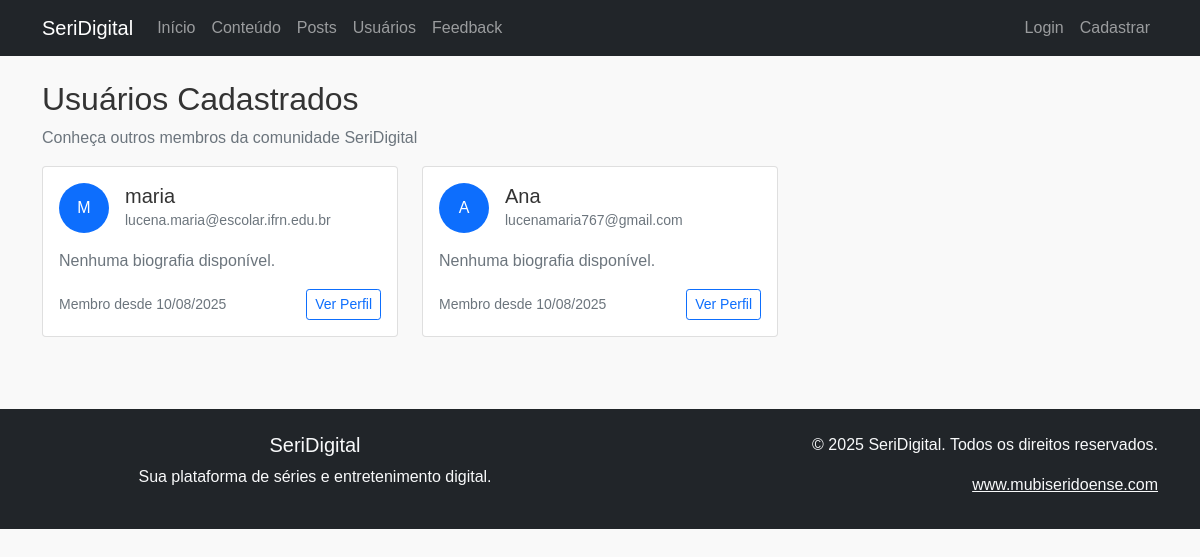
Page /users/list on the earlier database version.
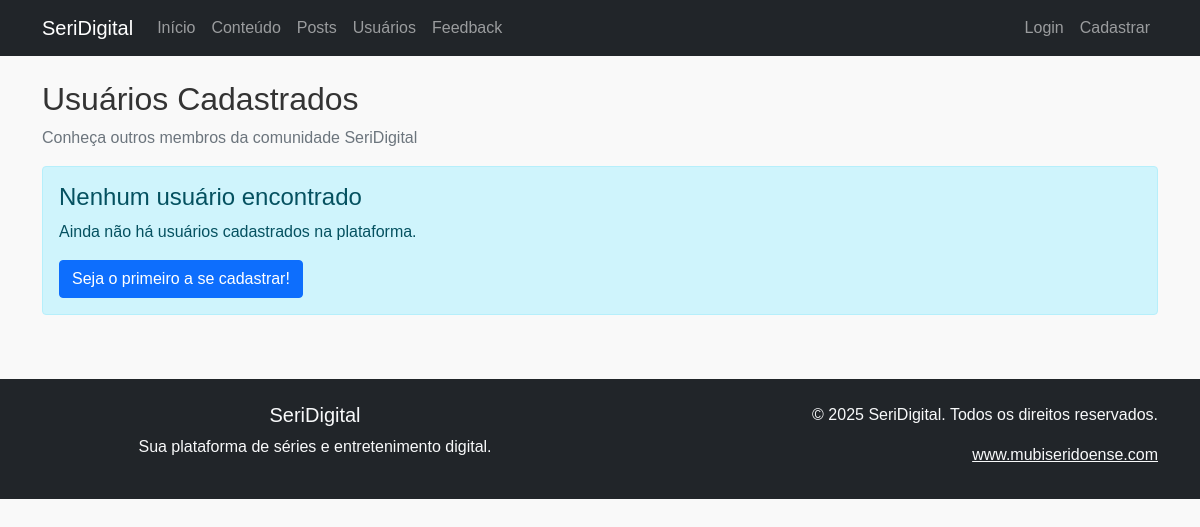
Same page on the later database version.
### app/models.py (models this page shows, shortened)
class Usuario(UserMixin, db.Model):
    __tablename__ = 'tb_users'
    __table_args__ = (
        db.UniqueConstraint('usr_email', name='uq_usuario_email'),
        {'sqlite_autoincrement': True}
    )
    id = db.Column('usr_id', db.Integer, primary_key=True)
    nome = db.Column('usr_name', db.String(255), nullable=False)
    email = db.Column('usr_email', db.String(255), nullable=False, unique=True, index=True)
    _senha_hash = db.Column('usr_password', db.String(255), nullable=False)
    profile_picture = db.Column('usr_profile_picture', db.String(255))
    biografia = db.Column('usr_bio', db.Text)
    is_admin = db.Column(db.Boolean, default=False, nullable=False)
    criado_em = db.Column('usr_created_at', db.DateTime, default=datetime.utcnow, nullable=False)
    seguidores = db.relationship('Follower', foreign_keys='Follower.follower_id', backref='seguidor', lazy='dynamic')
    seguidos = db.relationship('Follower', foreign_keys='Follower.followed_id', backref='seguido', lazy='dynamic')
    mensagens_enviadas = db.relationship('PrivateMessage', foreign_keys='PrivateMessage.sender_id', backref='sender', lazy='dynamic')
    mensagens_recebidas = db.relationship('PrivateMessage', foreign_keys='PrivateMessage.receiver_id', backref='receiver', lazy='dynamic')
    comentarios = db.relationship('Comment', backref='user', lazy='dynamic')
    likes = db.relationship('Like', backref='user', lazy='dynamic')
    historico_assistido = db.relationship('WatchHistory', backref='user', lazy='dynamic')
    avaliacoes = db.relationship('Rating', backref='user', lazy='dynamic')
    @property
    def senha(self):
        raise AttributeError("Senha não pode ser lida diretamente.")

### app/blueprints/users.py (the view)
@users_bp.route('/list')
def list_users():
    usuarios = Usuario.query.all()
    return render_template('users/list.html', usuarios=usuarios, usuario=current_user)

### app/templates/users/list.html (shortened to what this page needs)
{% extends "base.html" %}
{% block content %}
<div class="container mt-4">
    <div class="row">
        <div class="col-md-12">
            <h2>Usuários Cadastrados</h2>
            <p class="text-muted">Conheça outros membros da comunidade SeriDigital</p>
            {% if usuarios %}
                <div class="row">
                    {% for u in usuarios %}
                        <div class="col-md-6 col-lg-4 mb-4">
                            <div class="card h-100">
                                <div class="card-body">
                                    <div class="d-flex align-items-center mb-3">
                                        {% if u.profile_picture %}
                                            <img src="{{ u.profile_picture }}" alt="Foto de {{ u.nome }}" class="rounded-circle me-3" width="50" height="50">
                                        {% else %}
                                            <div class="bg-primary text-white rounded-circle d-flex align-items-center justify-content-center me-3" style="width: 50px; height: 50px;">
                                                {{ u.nome[0].upper() }}
                                            </div>
                                        {% endif %}
                                        <div>
                                            <h5 class="card-title mb-0">{{ u.nome }}</h5>
                                            <small class="text-muted">{{ u.email }}</small>
                                        </div>
                                    </div>
                                    {% if u.biografia %}
                                        <p class="card-text">{{ u.biografia[:100] }}{% if u.biografia|length > 100 %}...{% endif %}</p>
                                    {% else %}
                                        <p class="card-text text-muted">Nenhuma biografia disponível.</p>
                                    {% endif %}
                                    <div class="d-flex justify-content-between align-items-center">
                                        <small class="text-muted">Membro desde {{ u.criado_em.strftime('%d/%m/%Y') }}</small>
                                        <a href="{{ url_for('users.profile', user_id=u.id) }}" class="btn btn-outline-primary btn-sm">Ver Perfil</a>
                                    </div>
                                </div>
                            </div>
                        </div>
                    {% endfor %}
                </div>
            {% else %}
                <div class="alert alert-info">
                    <h4>Nenhum usuário encontrado</h4>
                    <p>Ainda não há usuários cadastrados na plataforma.</p>
                    {% if not current_user.is_authenticated %}
                        <a href="{{ url_for('auth.register') }}" class="btn btn-primary">Seja o primeiro a se cadastrar!</a>
                    {% endif %}
                </div>
            {% endif %}
        </div>
    </div>
</div>
{% endblock %}

### app/templates/base.html (shortened to what this page needs)
<!DOCTYPE html>
<html lang="pt-br">
<head>
    <link href="https://cdn.jsdelivr.net/npm/bootstrap@5.1.3/dist/css/bootstrap.min.css" rel="stylesheet">
    <link rel="stylesheet" href="{{ url_for('static', filename='style.css') }}">
</head>
<body>
    <nav class="navbar navbar-expand-lg navbar-dark bg-dark">
        <div class="container">
            <a class="navbar-brand" href="{{ url_for('main.index') }}">SeriDigital</a>
            <div class="collapse navbar-collapse" id="navbarNav">
                <ul class="navbar-nav me-auto">
                    <li class="nav-item">
                        <a class="nav-link" href="{{ url_for('main.index') }}">Início</a>
                    </li>
                    <li class="nav-item">
                        <a class="nav-link" href="{{ url_for('content.list_content') }}">Conteúdo</a>
                    </li>
                    <li class="nav-item">
                        <a class="nav-link" href="{{ url_for('posts.list_posts') }}">Posts</a>
                    </li>
                    <li class="nav-item">
                        <a class="nav-link" href="{{ url_for('users.list_users') }}">Usuários</a>
                    </li>
                    <li class="nav-item">
                        <a class="nav-link" href="{{ url_for('feedback.enviar_feedback') }}">Feedback</a>
                    </li>
                </ul>
                <ul class="navbar-nav">
                    {% if current_user.is_authenticated %}
                        <li class="nav-item dropdown">
                            <a class="nav-link dropdown-toggle" href="#" id="navbarDropdown" role="button" data-bs-toggle="dropdown">
                                {{ current_user.nome }}
                            </a>
                            <ul class="dropdown-menu">
                                <li><a class="dropdown-item" href="{{ url_for('users.profile', user_id=current_user.id) }}">Meu Perfil</a></li>
                                <li><a class="dropdown-item" href="{{ url_for('users.edit_user', user_id=current_user.id) }}">Editar Perfil</a></li>
                                <li><hr class="dropdown-divider"></li>
                                <li><a class="dropdown-item" href="{{ url_for('auth.logout') }}">Sair</a></li>
                            </ul>
                        </li>
                    {% else %}
                        <li class="nav-item">
                            <a class="nav-link" href="{{ url_for('auth.login') }}">Login</a>
                        </li>
                        <li class="nav-item">
                            <a class="nav-link" href="{{ url_for('auth.register') }}">Cadastrar</a>
                        </li>
                    {% endif %}
                </ul>
            </div>
        </div>
    </nav>
    <main>
        {% block content %}{% endblock %}
    </main>
    <footer class="bg-dark text-light mt-5 py-4">
        <div class="container">
            <div class="row">
                <div class="col-md-6">
                    <h5>SeriDigital</h5>
                    <p>Sua plataforma de séries e entretenimento digital.</p>
                </div>
                <div class="col-md-6 text-end">
                    <p>&copy; 2025 SeriDigital. Todos os direitos reservados.</p>
                    <a href="https://www.mubiseridoense.com" target="_blank" class="text-light">www.mubiseridoense.com</a>
                </div>
            </div>
        </div>
    </footer>
</body>
</html>

### app/static/style.css (style rules this page uses)
body { font-family: Arial, sans-serif; margin: 0; background-color: #f9f9f9; color: #333; }
footer { background-color: #20232a; color: #ccc; text-align: center; padding: 20px 0; }

Differences in the rows shown:
removed Usuario: usr_name "M", nome "maria", email "lucena.maria@escolar.ifrn.edu.br", usr_bio "Nenhuma biografia disponível.", criado_em "10/08/2025"
removed Usuario: usr_name "A", nome "Ana", email "lucenamaria767@gmail.com", usr_bio "Nenhuma biografia disponível.", criado_em "10/08/2025"
Other differences:
text now shown: "Nenhum usuário encontrado Ainda não há usuários cadastrados na plataforma. Seja o primeiro a se cadastrar!"
